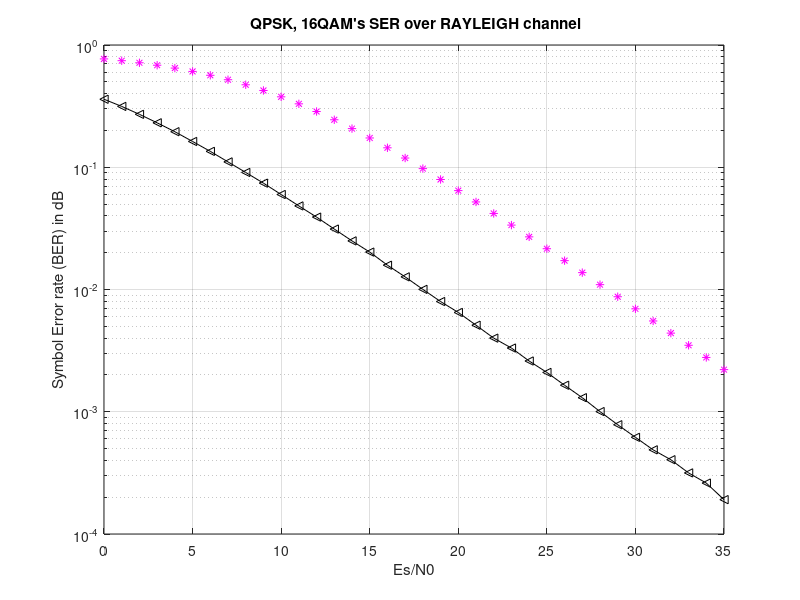

Reproduce this figure in MATLAB.
clc;
clear 
close all;

% INPUTS AND CONVERSION
Number_of_input_bit = 1000000;
EsN0_dB = (0:35);   
% ____________________
%   16QAM ANALYSIS
% ____________________
% generate the constellattion array for mapping
sita = 1/sqrt(10);
M = 16 ;% number of constellation 
QAM_SER_RAYLEIGH=[];
for v = 1:length(EsN0_dB) 
    x = randi([0,M-1],1,Number_of_input_bit); 
    t= sita*qammod(x, M);
    tx = qammod(x, M);  
    n=  1/sqrt(2)* (randn(1,Number_of_input_bit) + 1i*randn(1,Number_of_input_bit)); 
    h=   1/sqrt(2)*(randn(1, Number_of_input_bit) + 1i* randn(1, Number_of_input_bit));  
    Sr=h.*tx + 10^(-EsN0_dB(v)/20)*n; 
    Se=Sr./h;
    
    C_dem =qamdemod(Se,M); 
    QAM_SER_RAYLEIGH(v) = size(find((x - C_dem)),2);
      
end
SER_RAYLEIGH = QAM_SER_RAYLEIGH/Number_of_input_bit;
%%%%%%%%%%%%%%%%%%%%%%%%%% Simulated and theoretical 16QAM SER OVER RAYLEIGH %%%%%%%%%%
c1=0.5*10.^(EsN0_dB./10)*log(M)/(M-1);
n1=sqrt(c1./(c1+1));
Theoretical_QAM_RAYLEIGH=2.*(sqrt(M)-1)./sqrt(M)*(1-n1)-((sqrt(M)-1)./sqrt(M)).*((sqrt(M)-1)./sqrt(M))*(1-4.*n1./deg2rad(180).*atan(1./n1));

semilogy(EsN0_dB, SER_RAYLEIGH, 'k<-')
hold on
semilogy(EsN0_dB, Theoretical_QAM_RAYLEIGH, 'm*');
title(" QPSK, 16QAM's SER over RAYLEIGH channel");
xlabel('Es/N0');
ylabel('Symbol Error rate (BER) in dB'); 
grid on 